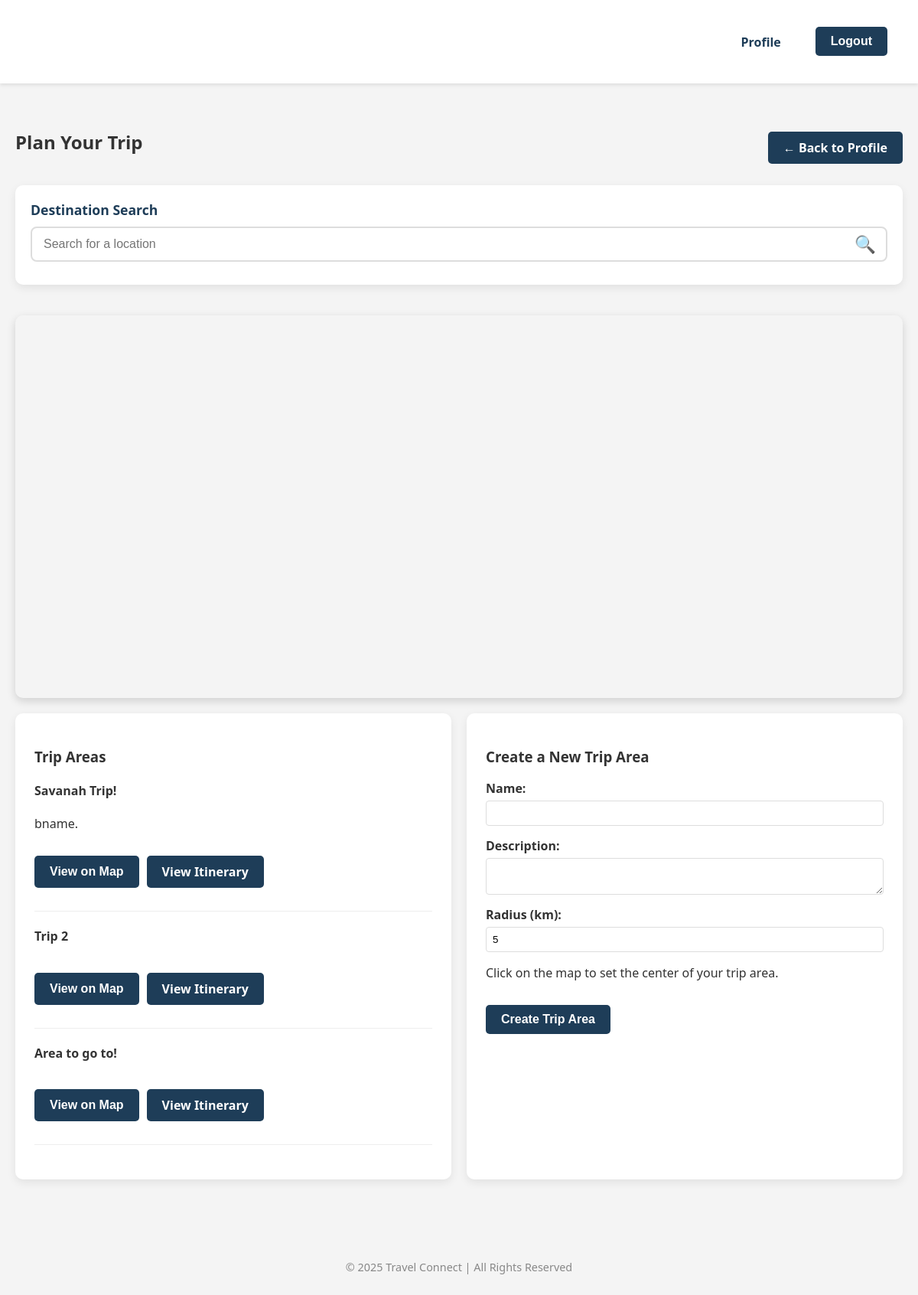
The page /map/ (signed in) on the database as committed earlier.
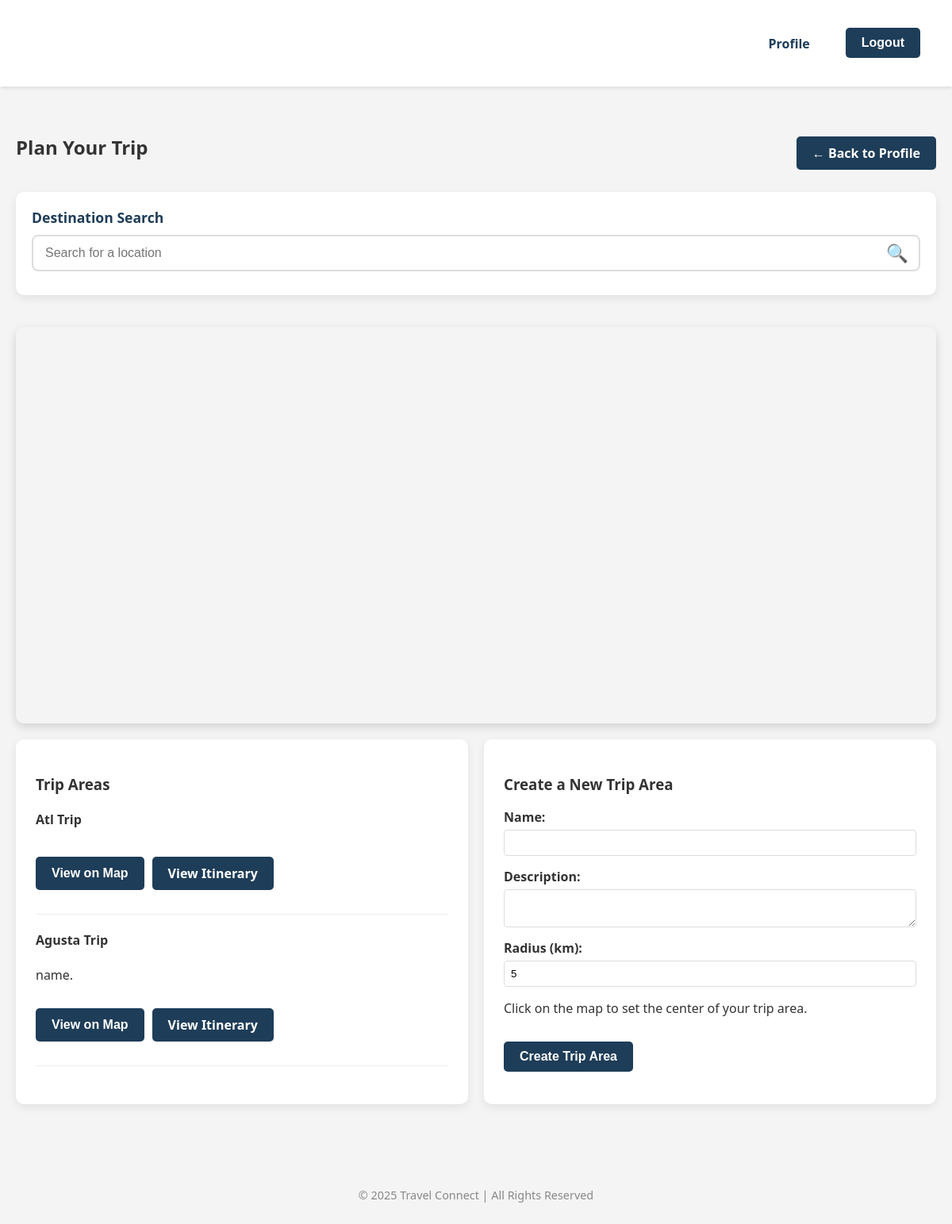
The same page on the database as committed later.
### pages/models.py (models this page shows, shortened)
class TripArea(models.Model):
    user = models.ForeignKey(User, on_delete=models.CASCADE, related_name='trip_areas')
    name = models.CharField(max_length=100)
    description = models.TextField(blank=True)
    latitude = models.FloatField()
    longitude = models.FloatField()
    radius = models.FloatField()  # in kilometers
    created_at = models.DateTimeField(auto_now_add=True)

### pages/views.py (the view, shortened to what this page needs)
# urls.py: path('map/', views.map_ui, name='map_ui'),
@login_required
def map_ui(request):
    api_key = 'AIzaSyCIGrBb--vJ9luPpJjnwUDfp92ER04umMI'
    trip_areas = TripArea.objects.filter(user=request.user)
    return render(request, 'pages/map_ui.html', {
        'api_key': api_key,
        'trip_areas': trip_areas
    })

### pages/templates/pages/map_ui.html (shortened to what this page needs)
{% extends 'pages/base.html' %}
{% block content %}
<div class="map-container">
    <div class="map-header">
        <h2>Plan Your Trip</h2>
        <a href="{% url 'profile' %}" class="btn">← Back to Profile</a>
    </div>
    <div class="map-interface">
        <div class="search-bar-container">
            <div class="search-bar">
                <label for="destination-search">Destination Search</label>
                <div class="search-input-wrapper">
                    <input type="text" id="destination-search" placeholder="Search for a location">
                    <button id="search-button"><i class="search-icon">🔍</i></button>
                </div>
            </div>
        </div>
        <div id="map" style="height: 500px; width: 100%;"></div>
        <div class="map-controls">
            <div class="trip-area-section">
                <h3>Trip Areas</h3>
                {% if trip_areas %}
                    <ul class="trip-areas-list">
                        {% for area in trip_areas %}
                            <li>
                                <h4>{{ area.name }}</h4>
                                <p>{{ area.description }}</p>
                                <div class="trip-area-actions">
                                    <button class="btn view-area" data-lat="{{ area.latitude }}" data-lng="{{ area.longitude }}" data-radius="{{ area.radius }}">View on Map</button>
                                    <a href="{% url 'itineraries' %}?trip_area={{ area.id }}" class="btn">View Itinerary</a>
                                </div>
                            </li>
                        {% endfor %}
                    </ul>
                {% else %}
                    <p>No trip areas created yet. Use the map to create your first trip area.</p>
                {% endif %}
            </div>
            <div class="create-trip-area">
                <h3>Create a New Trip Area</h3>
                <form id="trip-area-form" method="post">
                    <div class="form-group">
                        <label for="name">Name:</label>
                        <input type="text" id="name" name="name" required>
                    </div>
                    <div class="form-group">
                        <label for="description">Description:</label>
                        <textarea id="description" name="description"></textarea>
                    </div>
                    <div class="form-group">
                        <label for="radius">Radius (km):</label>
                        <input type="number" id="radius" name="radius" value="5" min="1" max="100">
                    </div>
                    <p>Click on the map to set the center of your trip area.</p>
                    <button type="submit" class="btn" disabled id="submit-trip-area">Create Trip Area</button>
                </form>
            </div>
        </div>
    </div>
</div>
{% endblock %}

Rows that differ between the two databases and show on the page:
removed TripArea: name "Area to go to!"
changed TripArea: name "Savanah Trip!" → "Atl Trip"; description "bname." → (not shown)
changed TripArea: name "Trip 2" → "Agusta Trip"; description (not shown) → "name."
